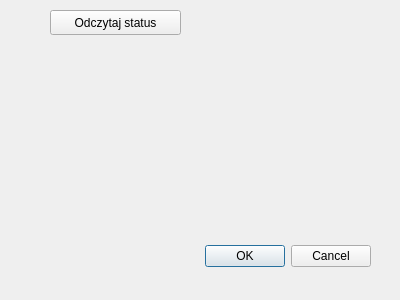
<?xml version="1.0" encoding="UTF-8"?>
<ui version="4.0">
 <class>UstawieniaDozownikaOkno</class>
 <widget class="QDialog" name="UstawieniaDozownikaOkno">
  <property name="geometry">
   <rect>
    <x>0</x>
    <y>0</y>
    <width>400</width>
    <height>300</height>
   </rect>
  </property>
  <property name="windowTitle">
   <string>Dialog</string>
  </property>
  <widget class="QDialogButtonBox" name="buttonBox">
   <property name="geometry">
    <rect>
     <x>30</x>
     <y>240</y>
     <width>341</width>
     <height>32</height>
    </rect>
   </property>
   <property name="orientation">
    <enum>Qt::Horizontal</enum>
   </property>
   <property name="standardButtons">
    <set>QDialogButtonBox::Cancel|QDialogButtonBox::Ok</set>
   </property>
  </widget>
  <widget class="QPushButton" name="pbReadStatus">
   <property name="geometry">
    <rect>
     <x>50</x>
     <y>10</y>
     <width>131</width>
     <height>25</height>
    </rect>
   </property>
   <property name="text">
    <string>Odczytaj status</string>
   </property>
  </widget>
 </widget>
 <resources/>
 <connections>
  <connection>
   <sender>buttonBox</sender>
   <signal>accepted()</signal>
   <receiver>UstawieniaDozownikaOkno</receiver>
   <slot>accept()</slot>
   <hints>
    <hint type="sourcelabel">
     <x>248</x>
     <y>254</y>
    </hint>
    <hint type="destinationlabel">
     <x>157</x>
     <y>274</y>
    </hint>
   </hints>
  </connection>
  <connection>
   <sender>buttonBox</sender>
   <signal>rejected()</signal>
   <receiver>UstawieniaDozownikaOkno</receiver>
   <slot>reject()</slot>
   <hints>
    <hint type="sourcelabel">
     <x>316</x>
     <y>260</y>
    </hint>
    <hint type="destinationlabel">
     <x>286</x>
     <y>274</y>
    </hint>
   </hints>
  </connection>
 </connections>
</ui>
